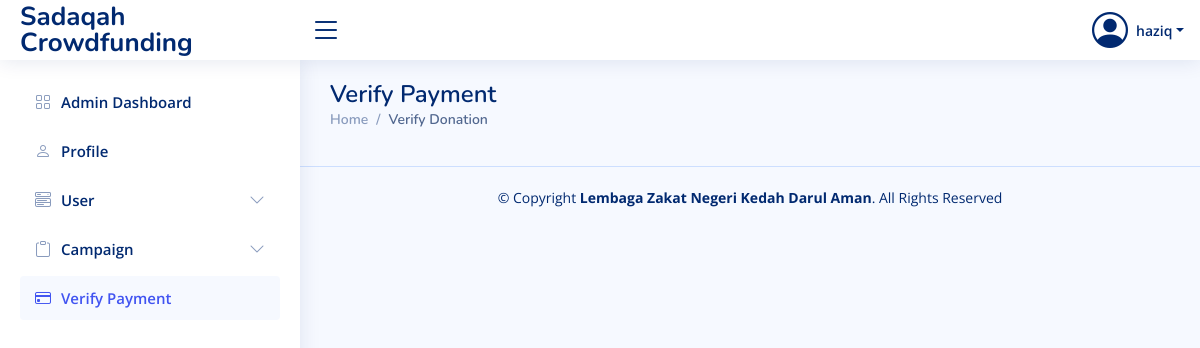
The page /php/admin/admin_verify_payment.php (signed in) on the database as committed earlier.
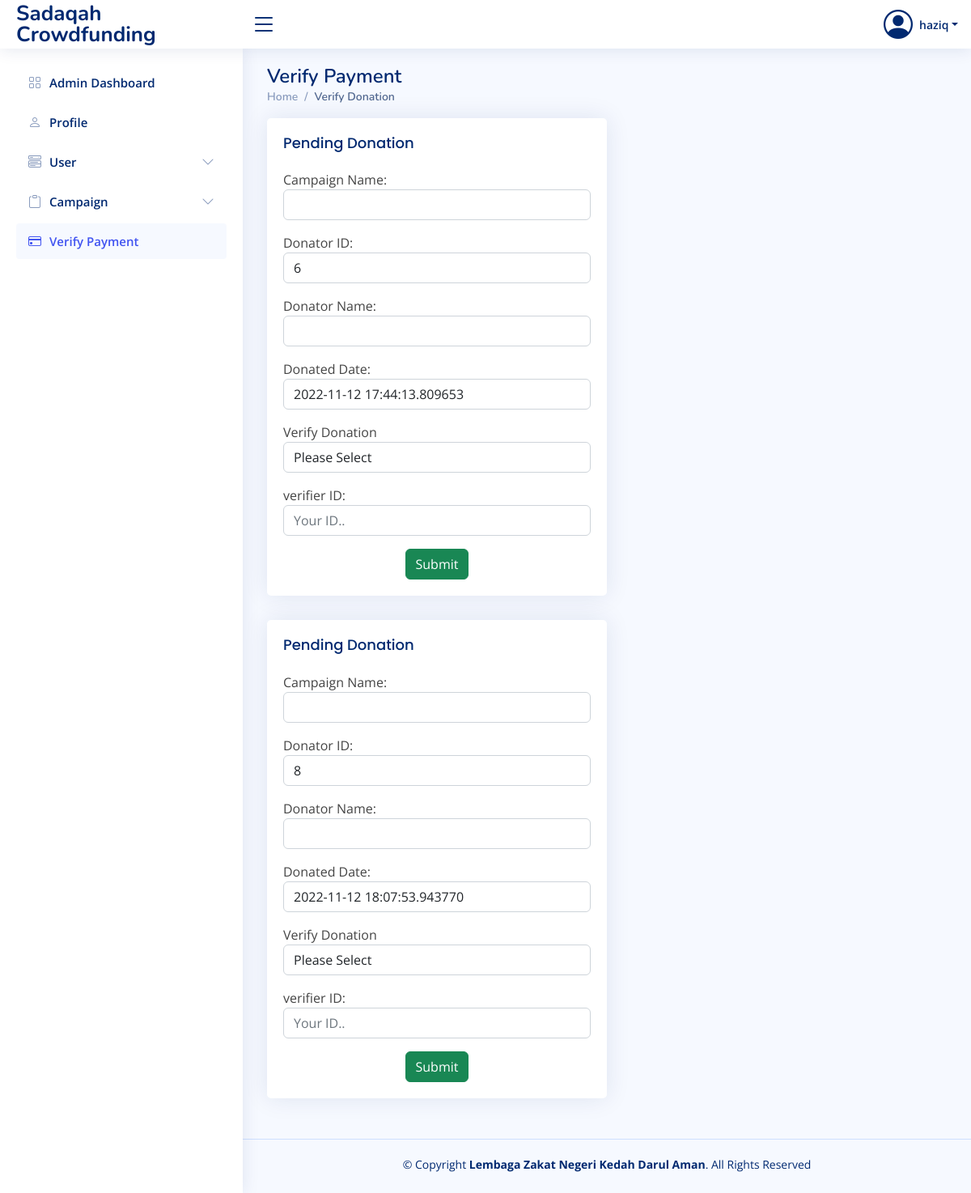
The same page on the database as committed later.
### tables this page shows
CREATE TABLE `user` (
  `user_id` int(11) NOT NULL,
  `user_username` varchar(50) NOT NULL,
  `user_password` varchar(100) NOT NULL,
  `user_name` varchar(100) NOT NULL,
  `user_email` varchar(100) NOT NULL,
  `user_phone` varchar(20) NOT NULL,
  `user_address` varchar(100) NOT NULL,
  `user_level` int(11) NOT NULL
);

CREATE TABLE `donate` (
  `donate_id` int(11) NOT NULL,
  `donate_amount` double NOT NULL,
  `donate_date` timestamp(6) NOT NULL DEFAULT current_timestamp(6) ON UPDATE current_timestamp(6),
  `donate_proof` varchar(200) NOT NULL,
  `donate_status` int(11) NOT NULL,
  `donator_id` int(11) NOT NULL,
  `admin_id` int(11) NOT NULL,
  `campaign_id` int(11) NOT NULL
);

### php/admin/admin_verify_payment.php (the view, shortened to what this page needs)
<!DOCTYPE html>
<html lang="en">
<head>
    <link href="https://cdn.jsdelivr.net/npm/bootstrap@5.2.2/dist/css/bootstrap.min.css" rel="stylesheet" />
    <link rel="stylesheet" href="https://cdn.jsdelivr.net/npm/bootstrap-icons@1.9.1/font/bootstrap-icons.css" />
    <link href="../style.css" rel="stylesheet" />
</head>
<body>
    <?php
    if (isset($_SESSION['user_id']) && $_SESSION['user_level'] == 1) {
        include_once '../dbcon.php';
        $query = "SELECT * FROM user WHERE user_id=?";
        $stmt = $con->prepare($query);
        $stmt->bind_param("i", $_SESSION['user_id']);
        $stmt->execute();
        $result = $stmt->get_result();
        $r = $result->fetch_assoc();
    } else {
        header("Location: ../user_logout.php");
    }
    ?>
    <header id="header" class="header fixed-top d-flex align-items-center">
        <div class="d-flex align-items-center justify-content-between">
            <a href="" class="logo d-flex align-items-center">
                <span class="d-none d-lg-block">Sadaqah Crowdfunding</span>
            </a>
            <i class="bi bi-list toggle-sidebar-btn"></i>
        </div>
        <nav class="header-nav ms-auto">
            <ul class="d-flex align-items-center">
                <li class="nav-item dropdown pe-3">
                    <a class="nav-link nav-profile d-flex align-items-center pe-0" href="#" data-bs-toggle="dropdown">
                        <i class="bi bi-person-circle" style="font-size: 36px"></i>
                        <span class="d-none d-md-block dropdown-toggle ps-2"><?php echo $r["user_username"]; ?></span>
                    </a>
                </li>
            </ul>
        </nav>
    </header>
    <aside id="sidebar" class="sidebar">
        <ul class="sidebar-nav" id="sidebar-nav">
            <li class="nav-item">
                <a class="nav-link collapsed" href="admin.php">
                    <i class="bi bi-grid"></i> <span>Admin Dashboard</span>
                </a>
            </li>
            <li class="nav-item">
                <a class="nav-link collapsed" href="admin_edit_profile.php">
                    <i class="bi bi-person"></i> <span>Profile</span>
                </a>
            </li>
            <li class="nav-item">
                <a class="nav-link collapsed" data-bs-target="#user-nav" data-bs-toggle="collapse" href="#">
                    <i class="bi bi-menu-button-wide"></i><span>User</span><i class="bi bi-chevron-down ms-auto"></i>
                </a>
            </li>
            <li class="nav-item">
                <a class="nav-link collapsed" data-bs-target="#campaign-nav" data-bs-toggle="collapse" href="#">
                    <i class="bi bi-clipboard"></i>
                    <span>Campaign</span>
                    <i class="bi bi-chevron-down ms-auto"></i>
                </a>
            </li>
            <li class="nav-item">
                <a class="nav-link" href="admin_verify_payment.php">
                    <i class="bi bi-credit-card"></i>
                    <span>Verify Payment</span>
                </a>
            </li>
        </ul>
    </aside>
    <main id="main" class="main">
        <div class="pagetitle">
            <h1>Verify Payment</h1>
            <nav>
                <ol class="breadcrumb">
                    <li class="breadcrumb-item">
                        <a href="admin.php">Home</a>
                    </li>
                    <li class="breadcrumb-item active">Verify Donation</li>
                </ol>
            </nav>
        </div>
        <?php
                $query = "SELECT * FROM donate ORDER BY donate_id";
                $result = mysqli_query($con, $query) or die("Error: " . mysqli_error($con));
                $numrow = mysqli_num_rows($result);
                ?>
                <?php
                for ($a = 0; $a < $numrow; $a++) {
                    $row = mysqli_fetch_array($result);
                ?>
                <section class="section">
                <div class="col-lg-6">
                    <div class="card">
                        <div class="card-body">
                            <h5 class="card-title">Pending Donation</h5>
                            <form action="verify_payment_save.php" method="post">
                                <div class="form-group mb-3">
                                <label for="campaignName">Campaign Name:</label>
                                    <input type="text" class="form-control" id="campaignName" value="<?php echo $row['campaign_name']; ?>" readonly>
                                </div>
                                <div class="form-group mb-3">
                                <label for="campaignName">Donator ID:</label>
                                    <input type="text" class="form-control" id="campaignName" value="<?php echo $row['donator_id']; ?>" readonly>
                                </div>
                                <div class="form-group mb-3">
                                <label for="campaignName">Donator Name:</label>
                                    <input type="text" class="form-control" id="campaignName" value="<?php echo $row['campaign_name']; ?>" readonly>
                                </div>
                                <div class="form-group mb-3">
                                <label for="campaignName">Donated Date:</label>
                                    <input type="text" class="form-control" id="campaignName" value="<?php echo $row['donate_date']; ?>" readonly>
                                </div>
                                <div class="form-group mb-3">
                                    <label for="exampleFormControlSelect1">Verify Donation</label>
                                    <select class="form-control" id="exampleFormControlSelect1">
                                    <option selected>Please Select</option>
                                    </select>
                                </div>
                                <div class="form-group mb-3">
                                <label for="verifier">verifier ID:</label>
                                    <input type="text" class="form-control" id="verifier" name="admin_id" placeholder="Your ID..">
                                </div>
                                <div class="d-flex mt-auto justify-content-center" style="gap:10px">
                                <button class="btn btn-success d-flex flex-row-reverse" type="submit">Submit</button>
                                </div>
                            </form>
                        </div>
                    </div>
                </div>
        </section>
        <?php
          }
        ?>
    </main>
    <footer id="footer" class="footer">
        <div class="copyright">
            &copy; Copyright <strong><span>Lembaga Zakat Negeri Kedah Darul Aman</span></strong>. All Rights Reserved
        </div>
        <div class="credits"></div>
    </footer>
</body>
</html>

### css/style.css (style rules this page uses)
:root { scroll-behavior: smooth; }
body { font-family: "Open Sans", sans-serif; background: #f6f9ff; color: #444444; }
a { color: #4154f1; text-decoration: none; }
h1, h2, h3, h4, h5, h6 { font-family: "Nunito", sans-serif; }
#main { margin-top: 60px; padding: 20px 30px; transition: all 0.3s; }
.pagetitle { margin-bottom: 10px; }
.pagetitle h1 { font-size: 24px; margin-bottom: 0; font-weight: 600; color: #012970; }
.card { margin-bottom: 30px; border: none; border-radius: 5px; box-shadow: 0px 0 30px rgba(1, 41, 112, 0.1); }
.card-title { padding: 20px 0 15px 0; font-size: 18px; font-weight: 500; color: #012970; font-family: "Poppins", sans-serif; }
.card-body { padding: 0 20px 20px 20px; }
.breadcrumb { font-size: 14px; font-family: "Nunito", sans-serif; color: #899bbd; font-weight: 600; }
.breadcrumb a { color: #899bbd; transition: 0.3s; }
.breadcrumb .breadcrumb-item::before { color: #899bbd; }
.breadcrumb .active { color: #51678f; font-weight: 600; }
.logo { line-height: 1; }
@media (min-width: 1200px) { .logo { width: 280px; } }
.logo span { font-size: 26px; font-weight: 700; color: #012970; font-family: "Nunito", sans-serif; }
.header { transition: all 0.5s; z-index: 997; height: 60px; box-shadow: 0px 2px 20px rgba(1, 41, 112, 0.1); background-color: #fff; padding-left: 20px; }
.header .toggle-sidebar-btn { font-size: 32px; padding-left: 10px; cursor: pointer; color: #012970; }
.header-nav ul { list-style: none; }
.header-nav > ul { margin: 0; padding: 0; }
.header-nav .nav-profile { color: #012970; }
.header-nav .nav-profile span { font-size: 14px; font-weight: 600; }
.sidebar { position: fixed; top: 60px; left: 0; bottom: 0; width: 300px; z-index: 996; transition: all 0.3s; padding: 20px; overflow-y: auto; scrollbar-width: thin; scrollbar-color: #aab7cf transparent; box-shadow: 0px 0px 20px rgba(1, 41, 112, 0.1); background-color: #fff; }
@media (min-width: 1200px) { #main, #footer { margin-left: 300px; } }
.sidebar-nav { padding: 0; margin: 0; list-style: none; }
.sidebar-nav li { padding: 0; margin: 0; list-style: none; }
.sidebar-nav .nav-item { margin-bottom: 5px; }
.sidebar-nav .nav-link { display: flex; align-items: center; font-size: 15px; font-weight: 600; color: #4154f1; transition: 0.3; background: #f6f9ff; padding: 10px 15px; border-radius: 4px; }
.sidebar-nav .nav-link i { font-size: 16px; margin-right: 10px; color: #4154f1; }
.sidebar-nav .nav-link.collapsed { color: #012970; background: #fff; }
.sidebar-nav .nav-link.collapsed i { color: #899bbd; }
.sidebar-nav .nav-link .bi-chevron-down { margin-right: 0; transition: transform 0.2s ease-in-out; }
.footer { padding: 20px 0; font-size: 14px; transition: all 0.3s; border-top: 1px solid #cddfff; }
.footer .copyright { text-align: center; color: #012970; }
.footer .credits { padding-top: 5px; text-align: center; font-size: 13px; color: #012970; }

Rows that differ between the two databases and show on the page:
added donate: donator "6", donate_date "2022-11-12 17:44:13.809653"
added donate: donator "8", donate_date "2022-11-12 18:07:53.943770"
